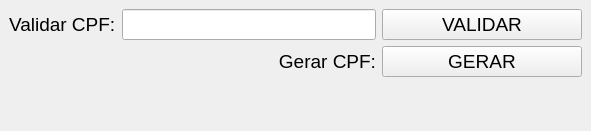
<?xml version="1.0" encoding="UTF-8"?>
<ui version="4.0">
 <class>mainWindow</class>
 <widget class="QMainWindow" name="mainWindow">
  <property name="geometry">
   <rect>
    <x>0</x>
    <y>0</y>
    <width>591</width>
    <height>131</height>
   </rect>
  </property>
  <property name="windowTitle">
   <string>Valida ou gera CPF</string>
  </property>
  <widget class="QWidget" name="centralwidget">
   <layout class="QGridLayout" name="gridLayout">
    <item row="0" column="0">
     <widget class="QLabel" name="label">
      <property name="font">
       <font>
        <pointsize>14</pointsize>
       </font>
      </property>
      <property name="text">
       <string>Validar CPF:</string>
      </property>
     </widget>
    </item>
    <item row="0" column="1">
     <widget class="QLineEdit" name="inputValidaCPF">
      <property name="font">
       <font>
        <pointsize>14</pointsize>
       </font>
      </property>
     </widget>
    </item>
    <item row="0" column="2">
     <widget class="QPushButton" name="btnValidaCPF">
      <property name="minimumSize">
       <size>
        <width>200</width>
        <height>0</height>
       </size>
      </property>
      <property name="font">
       <font>
        <pointsize>14</pointsize>
       </font>
      </property>
      <property name="text">
       <string>VALIDAR</string>
      </property>
     </widget>
    </item>
    <item row="1" column="1">
     <widget class="QLabel" name="label_2">
      <property name="font">
       <font>
        <pointsize>14</pointsize>
       </font>
      </property>
      <property name="text">
       <string>Gerar CPF:</string>
      </property>
      <property name="alignment">
       <set>Qt::AlignRight|Qt::AlignTrailing|Qt::AlignVCenter</set>
      </property>
     </widget>
    </item>
    <item row="1" column="2">
     <widget class="QPushButton" name="btnGeraCPF">
      <property name="font">
       <font>
        <pointsize>14</pointsize>
       </font>
      </property>
      <property name="text">
       <string>GERAR</string>
      </property>
     </widget>
    </item>
    <item row="2" column="0" colspan="3">
     <widget class="QLabel" name="labelRetorno">
      <property name="font">
       <font>
        <pointsize>24</pointsize>
       </font>
      </property>
      <property name="styleSheet">
       <string notr="true">color: green;</string>
      </property>
      <property name="text">
       <string/>
      </property>
      <property name="alignment">
       <set>Qt::AlignCenter</set>
      </property>
     </widget>
    </item>
   </layout>
  </widget>
 </widget>
 <resources/>
 <connections/>
</ui>
